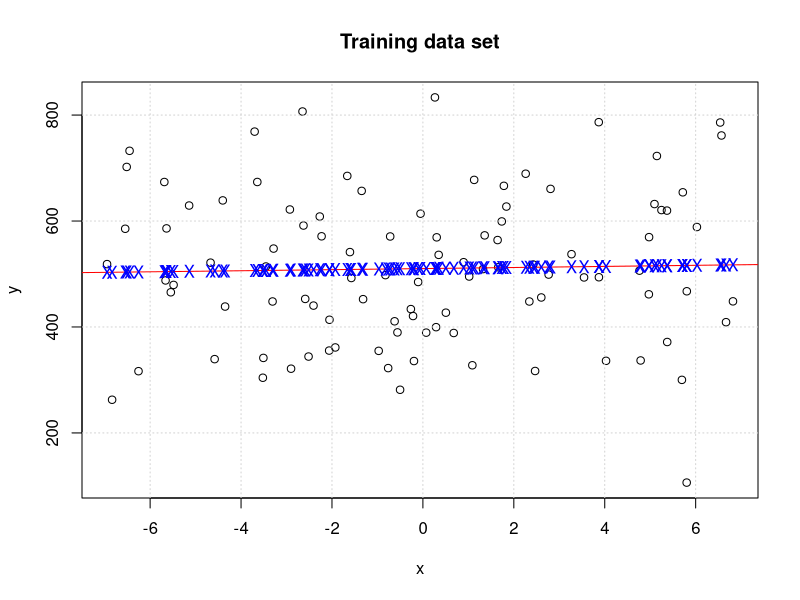
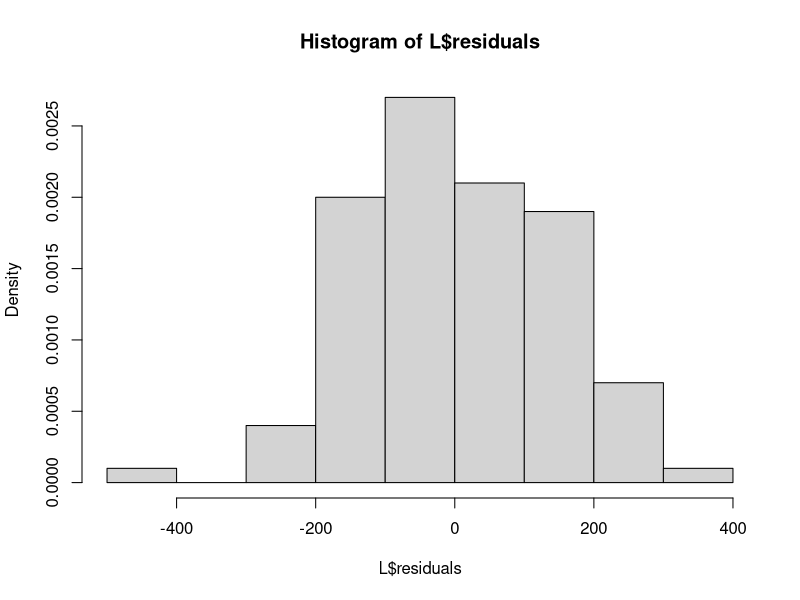
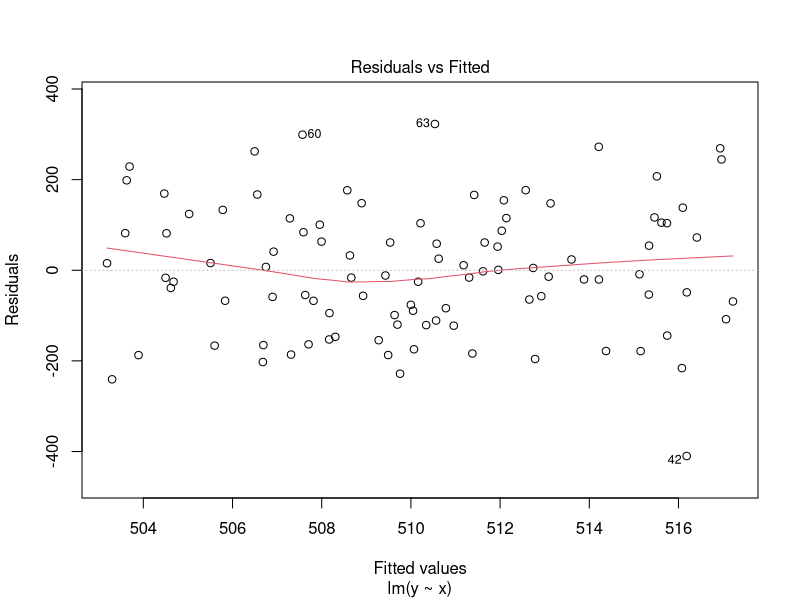
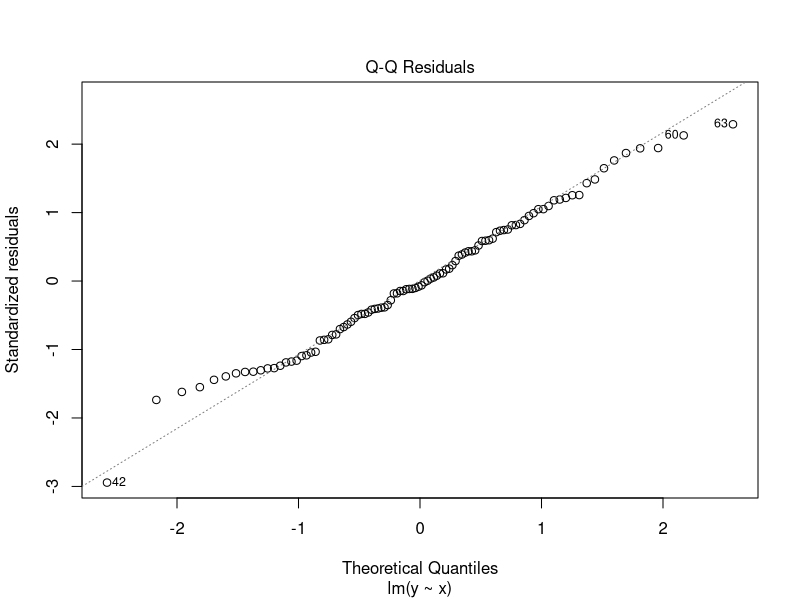
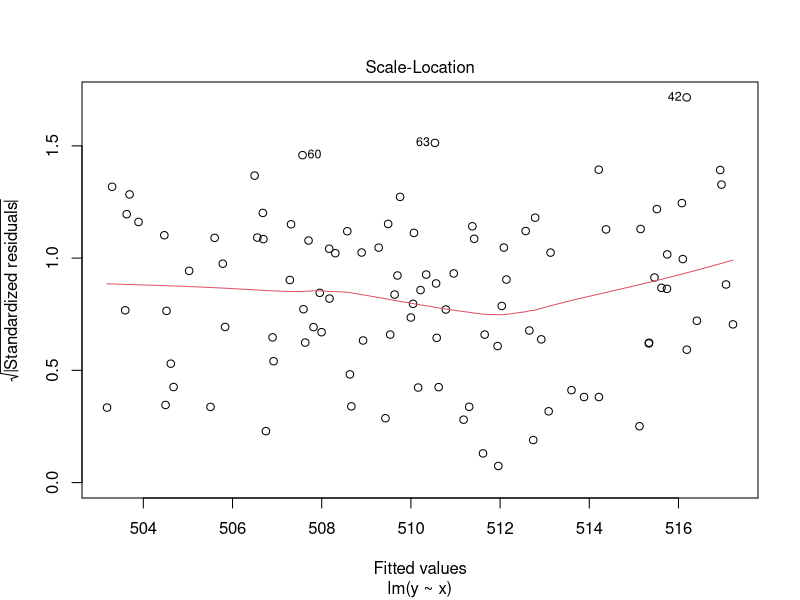
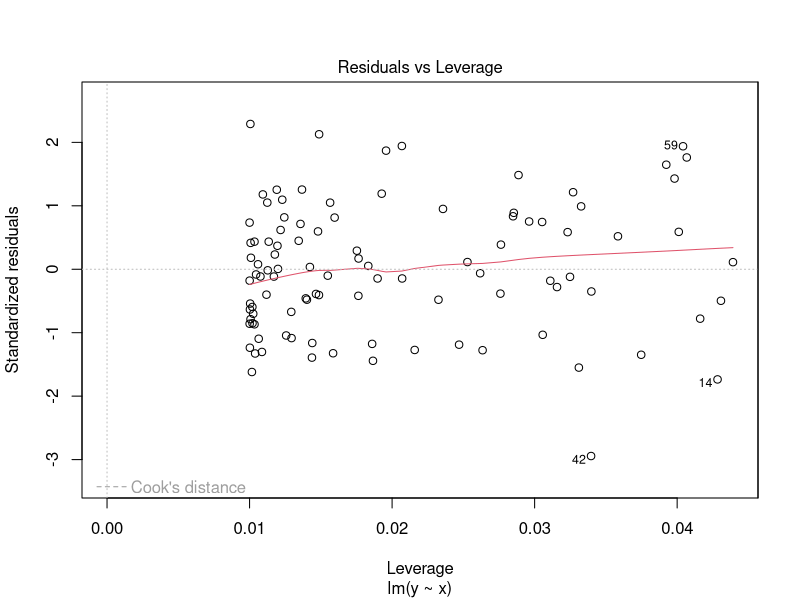
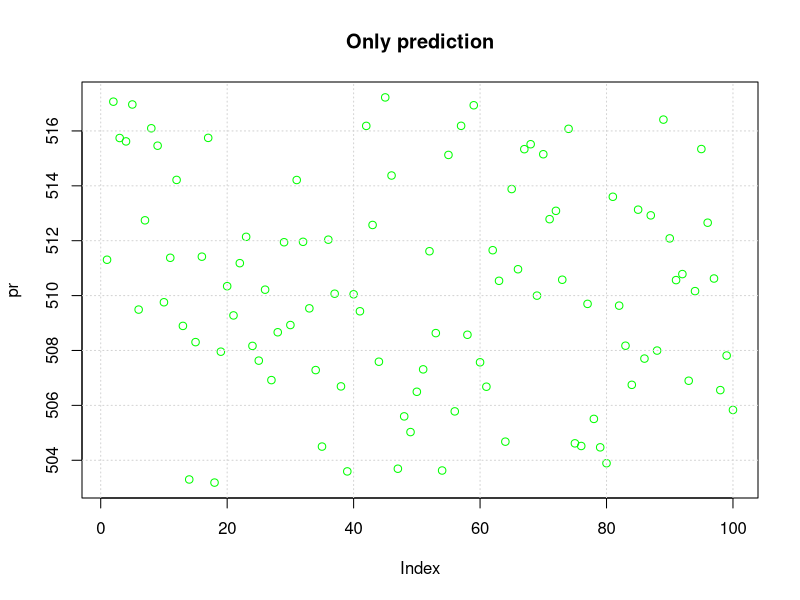

The R script that drew these images, in order:
print('Exercise 1')

# Defining the training data set
x = runif(100,-7,7)
y = 3 - 2*x + rnorm(100,500,150)
# y = 3 -2*x + rpois(100, lambda = 1)
# Plotting the training data set
plot(x,y)
title('Training data set')
grid()

# Linear model
L = lm(y~x)
summary(L)
abline(L, col='red')
points(x,L$fitted.values,pch='X',col='blue')

# Manual calculation of sigma_hat
sigma_hat = sqrt(sum((y-L$fitted.values)^2)/L$df.residual)

# Residuals = y - fitted values
# Histogram - residuals
hist(L$residuals,freq = FALSE)

# Plotting the complete outcome of the linear model L
plot(L)
# There are 4 plots as a result:
# 1. Residuals vs Fitted
# Homoscedasticity. This assumption means that the
# variance around the regression line is the same for
# all values of the predictor variable (X). In other words,
# same variance across all the data set
# 2. QQ plot - quantile/quantile plotting
# Assuming a Gaussian distribution
# Standarized residuals ~ theoretical quantiles
# If the points are tight to the line, we can accept the
# Gaussian noise
# 3. Scale location
# Standarized residuals ~ observed quantiles
# 4. Residuals vs Leverage
# It helps you identify influential data points on your model

# Prediction
pr = predict(L)
#plot(x,y)
plot(pr,col='green')
title('Only prediction')
grid()
